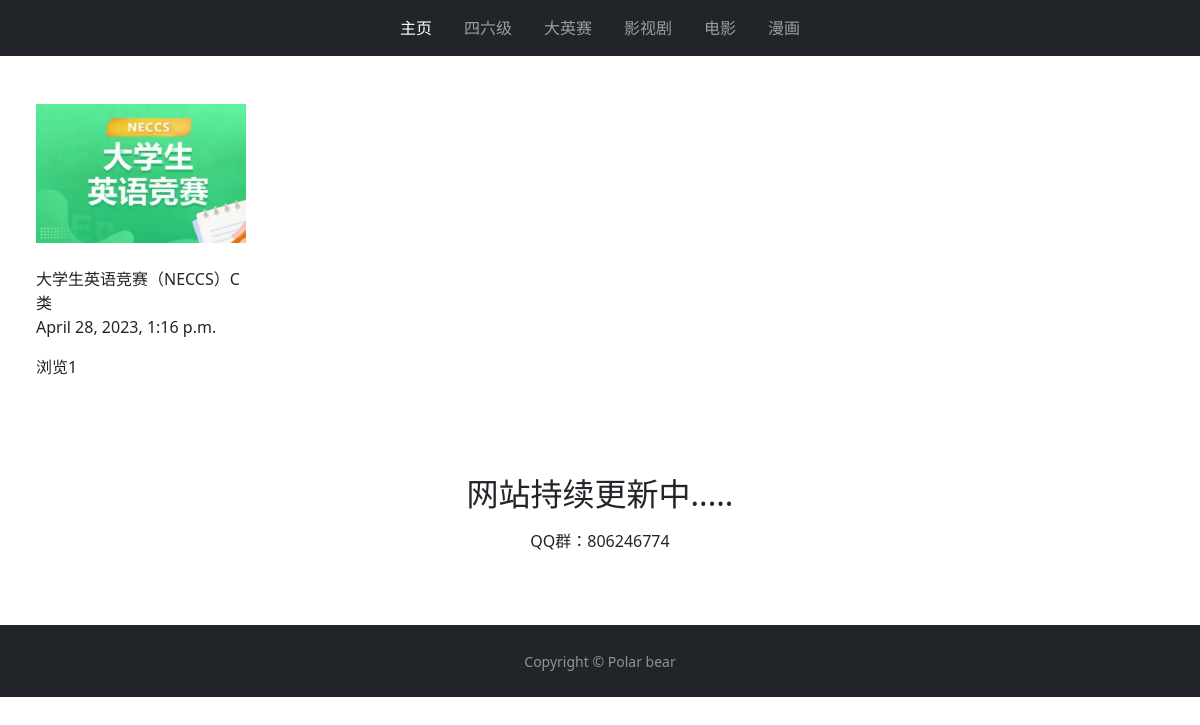
The page /neccs/ on the database its author committed.
### core/models.py (models this page shows, shortened)
class Item(models.Model):
    category = models.ForeignKey(Category,related_name='item',on_delete=models.CASCADE)
    name = models.CharField(max_length=255)
    description = models.TextField(blank=True,null=True)
    price = models.FloatField(blank=True,null=True)
    image = models.ImageField(upload_to='item_images',blank=True,null=True)
    created_by = models.ForeignKey(User,related_name='items',on_delete=models.CASCADE)
    created_at = models.DateTimeField(auto_now_add=True)
    doc_type = models.ForeignKey(Doctype,related_name='item',on_delete=models.CASCADE)
    doc_link = models.TextField(max_length=255,blank=True,null=True)
    total_views=models.PositiveIntegerField(default=0)

### core/views.py (the view)
# urls.py: path('neccs/',views.neccs,name='neccs'),
def neccs(request):
    items = Item.objects.filter(category_id=6)
    return render(request,'core/neccs.html',{
        'items':items,
    })

### core/templates/core/neccs.html
{% extends 'core/base.html' %}
{% load static %}
{% block content %}
<div class="col-lg-12 col-md-12 col-sm-12 col-xs-12">
    <div class="row">
        {% for item in items %}
        <div class="col-lg-3 col-md-6 p-5">
            <article class="post-grid mb-5">
                <a class="post-thumb mb-4 d-block" href="{% url 'detail' item.id %}">
                    {% if item.image %}<img src="{{ item.image.url }}" alt="" class="img-fluid w-100">{% endif %}
                </a>
                <span class="cat-name text-color font-sm font-extra text-uppercase letter-spacing">{{ item.name }}</span>
                <p>{{ item.created_at }}</p>
                <p>浏览{{item.total_views}}</p>
            </article>
        </div>
        {% endfor %}
    </div>
</div>
{% endblock %}

### rows shown on the page
Item: image (picture), name "大学生英语竞赛（NECCS）C类", created_at "April 28, 2023, 1:16 p.m.", total_views "1"
